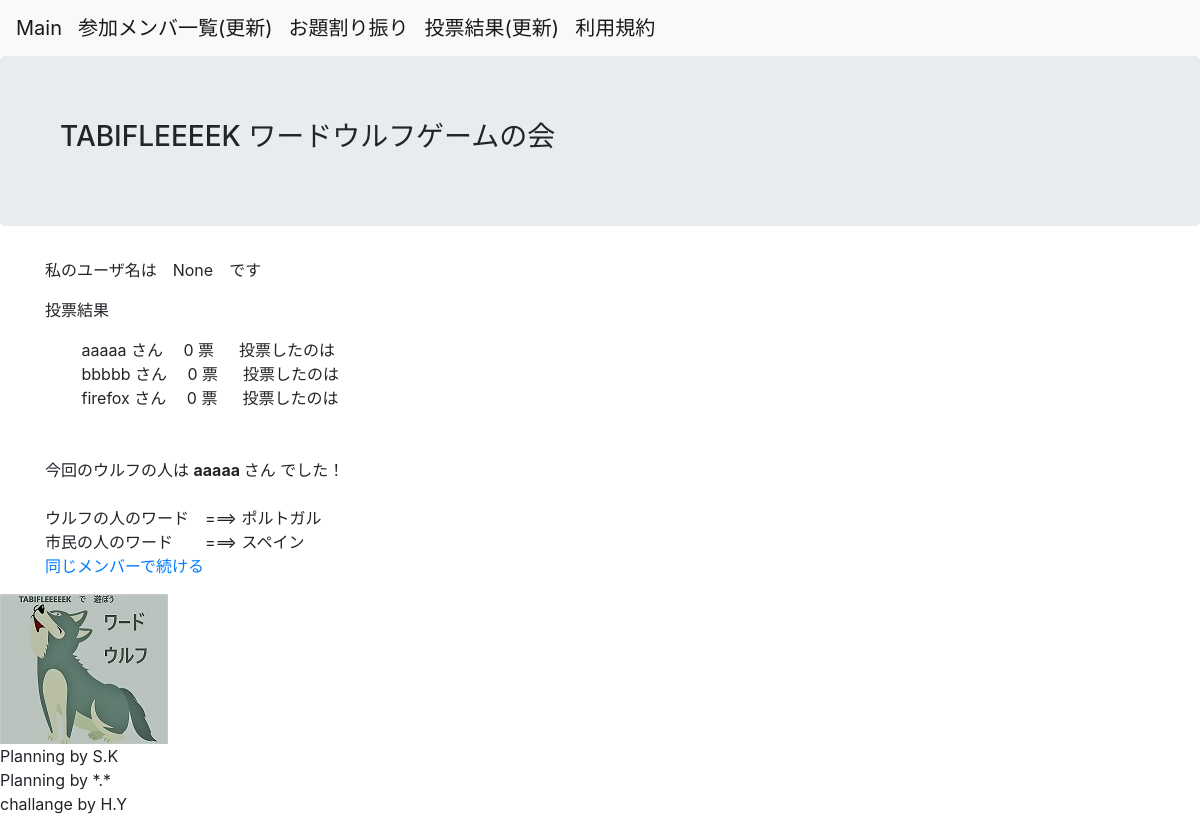
The page /result on the database its author committed.
### app.py (models this page shows, shortened)
class MemberList(db.Model):
    __tablename__ = 'players'
    id = db.Column(db.Integer, primary_key=True)
    username = db.Column(db.Text, nullable=False)
    comment = db.Column(db.String(128), nullable=False)
    vote_num = db.Column(db.Integer, nullable=False)
    ulf_flg = db.Column(db.Integer, nullable=False)
    to_vote = db.Column(db.Integer, nullable=False)
    to_vote2 = db.Column(db.Integer, nullable=False)

class OtherVar(db2.Model):
    __tablename__ = 'OtherVariable'
    id = db.Column(db.Integer, primary_key=True)
    word_num = db.Column(db.Integer, nullable=False)
    global_ulfnum = db.Column(db.Integer, nullable=False)
    wolf_number = db.Column(db.Integer, nullable=False)
    genre_number = db.Column(db.Integer, nullable=False)
    word_ulf = db.Column(db.String(128), nullable=False)
    word_shimin = db.Column(db.String(128), nullable=False)
    quest1 = db.Column(db.String(256), nullable=True)
    quest2 = db.Column(db.String(256), nullable=True)
    quest3 = db.Column(db.String(256), nullable=True)

### app.py (the view)
@app.route('/result')
def result():
    myname = session.get('username')
    MemberList_DB = db.session.query(MemberList).all() #DBからメンバーリストを割り当てる
    OtherVari = db2.session.query(OtherVar).all()
    word_shimin=OtherVari[0].word_shimin
    word_ulf=OtherVari[0].word_ulf
    return render_template('vote_result.html',MemberList_DB =MemberList_DB,word_shimin = word_shimin,word_ulf = word_ulf,myname = myname)

### templates/vote_result.html (shortened to what this page needs)
{% extends 'base.html' %}
{% block content %}
<p> 私のユーザ名は　{{myname}}　です </p>
<p> 投票結果 </p>
{% for member in MemberList_DB %}
　{{ member.username }} さん　          {{ member.vote_num }} 票
投票したのは
  <br>
{% endfor %}
  <br>
  <br>
今回のウルフの人は
  {% for member3 in MemberList_DB %}
  {% if  member3.ulf_flg ==  1  %}
  <strong> {{ member3.username}} </strong> さん
  {% endif %}
  {% endfor %}
  でした！
  <br>
  <br>
  ウルフの人のワード　===> {{word_ulf}}
  <br>
  市民の人のワード　　===> {{word_shimin}}
  <br>
<a href="{{ url_for('game_repeat') }}"><p>同じメンバーで続ける</p></a>
{% endblock %}

### rows shown on the page
MemberList: username "aaaaa", vote_num "0"
MemberList: username "bbbbb", vote_num "0"
MemberList: username "firefox", vote_num "0"
OtherVar: word_ulf "ポルトガル", word_shimin "スペイン"

### other values the page prints
{{ myname }} "None"
